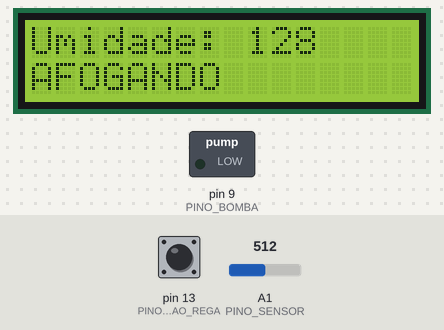
Bench run of a sketch on a simulated Arduino Uno, built with avr-gcc and run on an emulated ATmega328P. Parts: 16×2 character LCD, switched loads named in the sketch (green lamp = pin HIGH). Inputs (shaded band) come from the test bench; at power-on: A1 (PINO_SENSOR) = 512, pin 13 (PINO_BOTAO_REGA) HIGH. What the sketch prints to the serial monitor is not drawn.

Above: at 1.2 s.
1.3 s: A1 (PINO_SENSOR) set to 773
At 2.7 s:
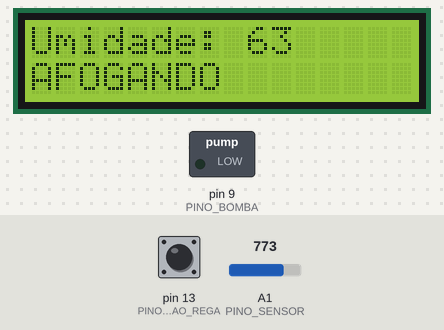
3.2 s: A1 (PINO_SENSOR) set to 800
At 3.9 s:
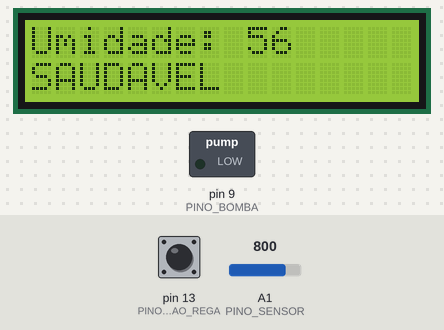
4.8 s: A1 (PINO_SENSOR) set to 933
At 6.1 s:
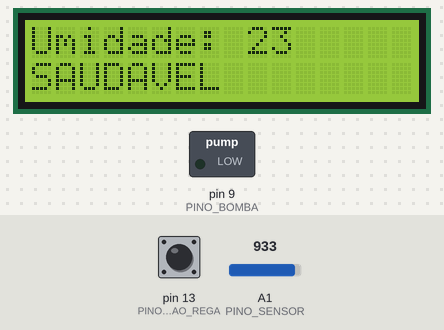
6.4 s: A1 (PINO_SENSOR) set to 958
At 7.5 s:
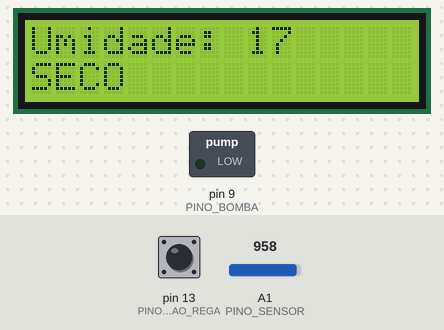
8.0 s: pin 13 (PINO_BOTAO_REGA) pulled LOW for 0.65 s
At 8.6 s:
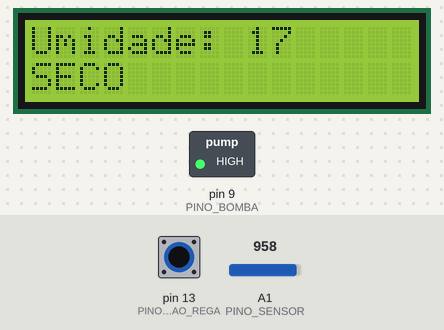
Timing chart, 0 to 17.6 s (numbered marks = the images above; inputs shaded):
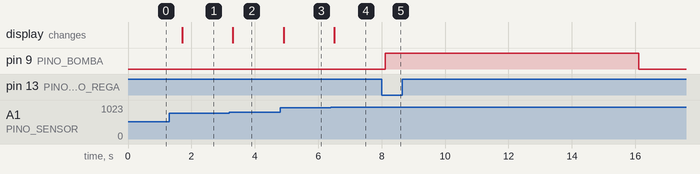

The sketch:

plantagochi_mvp.ino
```cpp
// Plantagochi MVP
// Para a entrega de Sistemas Digitais, decidimos limitar Plantagochi a um MVP.
// Nele, vamos utilizar (a principio) apenas um sensor de umidade de solo.
// Alem disso, tambem dispensaremos a conexao com o celular.

#include <LiquidCrystal_I2C.h>

LiquidCrystal_I2C lcd(0x27, 16, 2); // I2C address 0x27, 16 colunas e 2 linhas

// PINS
int PINO_BOMBA = 9; // NPN
int PINO_SENSOR = A1;
int PINO_BOTAO_REGA = 13;


// VARIAVEIS
// considerando a umidade mapeada de 0 a 100
int umidade_atual = 50;
// 1 = SECO / 2 = SAUDAVEL / 3 = AFOGANDO
int estado_atual = 2; //

// variaveis da funcao de regar
unsigned long ultima_rega = 0;
unsigned long intervalo = 60000 * 15; // 15 minutos
int tempo_rega = 8000; // 5 segundos

void setup() {
  Serial.begin(9600);
  // SETUP DOS PINS
  pinMode(PINO_SENSOR, INPUT);
  pinMode(PINO_BOMBA, OUTPUT);
  pinMode(PINO_BOTAO_REGA, INPUT);

  // GARANTIR QUE A BOMBA COMEÇA DESLIGADA
  digitalWrite(PINO_BOMBA, LOW);

  lcd.init(); // initialize the lcd
  lcd.backlight();
  lcd.clear();                 // clear display
  lcd.setCursor(0, 0);         // move cursor to   (0, 0)
  lcd.print("Umidade: ");        // print message at (0, 0)

}

void loop() {

  umidade_atual = lerUmidade();
  // 1. Exibir Umidade e Porcentagem na Linha 0
  lcd.setCursor(0, 0);
  lcd.print("Umidade: ");
  lcd.print(umidade_atual);
  lcd.print("    ");

  estado_atual = atualizarEstado();
  enviarEstadoParaApp();
  verificarComandos(); // checa se o user apertou o BOTAO_REGA e liga a bomba dagua

  delay(500);
}

int atualizarEstado() {
  int estado;
  if (umidade_atual < 20) {
    estado = 1;          // SECO
  } else if (umidade_atual < 60) {
    estado = 2;          // SAUDAVEL
  } else {
    estado = 3;          // AFOGANDO
  }
  return estado;
}

void enviarEstadoParaApp() {

  lcd.setCursor(0, 1); // Move o cursor para o início da linha 1 (Linha de Estado)
  lcd.print("Estado: "); // Rótulo para o estado
  // Essa funcao indica o estado da planta com o lcd, em vez de indicar via notficacao no celular.

  switch (estado_atual) {
    case 1: // SECO
      lcd.setCursor(0, 1);
      lcd.print("SECO      ");
      break;

    case 2: // SAUDAVEL
      lcd.setCursor(0, 1);
      lcd.print("SAUDAVEL  ");
      break;

    case 3: // AFOGANDO
      lcd.setCursor(0, 1);
      lcd.print("AFOGANDO  ");
      break;
  }
}

int lerUmidade() {
  // ler o sensor e mapear a umidade para um valor utilizavel
  int umidade_cru = analogRead(PINO_SENSOR);
  int umidade = map(umidade_cru, 0, 1023, 255, 0);
  return umidade;
}

void verificarComandos() {
  // aqui a gente le o estado do BOTAO_REGA e inicia a rega se tiver apertado
  int botao_rega_estado = digitalRead(PINO_BOTAO_REGA);

  if (botao_rega_estado == LOW) {
    Serial.println("Apertou o botao");
    iniciarRega();
  }
}

void iniciarRega() {
  // inicia o ciclo de rega
  if (estado_atual == 1) { // checa se foi regado a pouco tempo ou se a planta esta seca, para nao enxarcar
    ligarBomba();
    delay(tempo_rega);
    desligarBomba();
  }
}

void ligarBomba() {
  // Serial.println(" deviria ligar a bomba ");
  digitalWrite(PINO_BOMBA, HIGH);
}

void desligarBomba() {
  // Serial.println(" desligar a bomba ");
  digitalWrite(PINO_BOMBA, LOW);
}
```

Measured:
- the behaviour switches between 786 and 787 on A1 (PINO_SENSOR) (found by bisection; images 1 and 2)
- the behaviour switches between 946 and 947 on A1 (PINO_SENSOR) (found by bisection; images 3 and 4)
- after the input at 1.3 s, the display: changes after 0.41 s (image 1)
- after the input at 3.2 s, the display: changes after 0.11 s (image 2)
- after the input at 4.8 s, the display: changes after 0.11 s (image 3)
- after the input at 6.4 s, the display: changes after 0.11 s (image 4)
- after the input at 8.0 s, pin 9 (PINO_BOMBA): LOW → HIGH after 0.11 s, → LOW 8.0 s later
